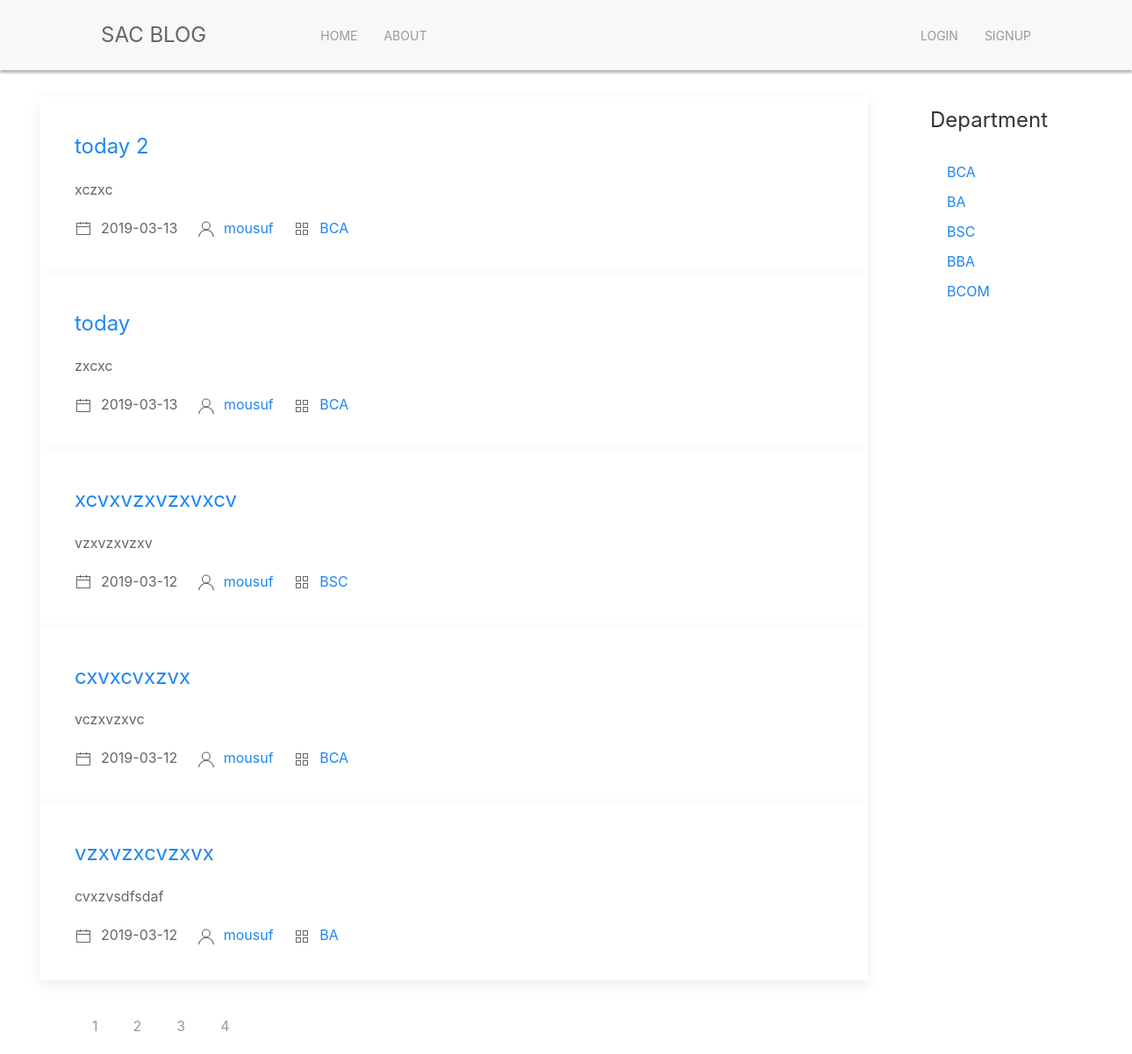
The page / on the database its author committed.
### tables this page shows
CREATE TABLE `posts` (
  `id` int(11) NOT NULL,
  `title` varchar(200) NOT NULL,
  `short` varchar(300) NOT NULL,
  `body` text NOT NULL,
  `date` date NOT NULL,
  `author` varchar(100) NOT NULL,
  `category` varchar(30) NOT NULL
);

CREATE TABLE `category` (
  `id` int(11) NOT NULL,
  `name` varchar(30) NOT NULL
);

### index.php (the view, shortened to what this page needs)
<?php
    include_once ('header.php');
?>
<div class="uk-container main-section">
    <div class="post-area">
        <?php
            $q="SELECT * FROM posts ORDER BY date desc";
            $rpp=5;
            $res=$con->query($q);
            $rows=$res->num_rows;
            if($res->num_rows>0){
                if(!isset($_GET["page"])){
                    $page=1;
                }
                else{
                    $page=$_GET["page"];
                }
                $sln=($page-1)*$rpp;
                $qu="SELECT * FROM posts ORDER BY id desc LIMIT ".$sln.",".$rpp;
                $results=$con->query($qu);
                while($data=$results->fetch_array()){
                    ?>
                        <div>
                            <div class="uk-card uk-card-default">
                                <div class="uk-card-body">
                                    <h3 class="uk-card-title"><a href="./post.php?id=<?php echo $data["id"]; ?>"><?php echo $data["title"]; ?></a></h3>
                                    <p><?php echo $data["short"]; ?></p>
                                    <span class="uk-margin-small-right" uk-icon="calendar"></span><?php echo $data["date"];?>&nbsp;&nbsp;&nbsp;&nbsp;
                                    <span class="uk-margin-small-right" uk-icon="user"></span><a href="./author.php?name=<?php echo $data["author"]; ?>"><?php echo $data["author"];?></a>&nbsp;&nbsp;&nbsp;&nbsp;
                                    <span class="uk-margin-small-right" uk-icon="thumbnails"></span><a href="./category.php?name=<?php echo $data["category"]; ?>"><?php echo $data["category"];?></a>
                                </div>
                            </div>
                        </div>
                    <?php
                }
                $nop=ceil($rows/$rpp);
                echo "<ul class=\"uk-pagination uk-flex-right uk-margin-medium-top uk-margin-medium-left\" uk-margin>";
                for($page=1;$page<=$nop;$page++){
                    if(!isset($_GET['page'])){
                        echo '<li class=\"uk-active\"><a href="index.php?page='.$page.'">'.$page.'</a></li>';
                    }
                    else if($page==$_GET["page"]){
                        echo '<li class=\"uk-active\"><a href="index.php?page='.$page.'">'.$page.'</a></li>';
                    }
                    else
                        echo '<li><a href="index.php?page='.$page.'">'.$page.'</a></li>';
                }
                echo "</ul>";
            }
            else{
                echo "<h3>No posts available</h3>";
            }
        ?>
    </div>
    <div class="sidebar" style="position: relative;">
        <h3 class="title">Department</h3>
        <ul class="uk-list uk-margin-large-left">
        <?php
            $q="SELECT name from category";
            $re=$con->query($q);
            while($cat=$re->fetch_array()){
                echo "<li><a href='./category.php?name={$cat["name"]}'>".$cat["name"]."</a></li>";
            }
        ?>
        </ul>
    </div>
</div>
<?php
    include_once ('footer.php');
?>

### header.php (shortened to what this page needs)
<!doctype html>
<html lang="en">
<head>
    <link rel="stylesheet" href="./css/uikit.min.css">
    <link rel="stylesheet" href="./css/uikit-rtl.min.css">
    <link rel="stylesheet" href="./css/user.css">
</head>
<body>
    <nav class="uk-navbar-container" uk-navbar="mode: click" uk-sticky>
        <div class="uk-navbar-left">
            <a class="uk-navbar-item uk-logo" href="./">SAC BLOG</a>
            <ul class="uk-navbar-nav main-nav">
                <li><a href="./">Home</a></li>
                <li><a href="./about.php">About</a></li>
            </ul>
        </div>
        <div class="uk-navbar-right">
            <ul class="uk-navbar-nav">
                <?php
                    if(isset($_SESSION["username"])) {
                        echo "<li><a href=\"./logout.php\">Logout</a></li>";
                        echo "<li><a href=\"./admin/posts.php\">My Posts</a></li>";
                        echo "<li><a href=\"./admin/addpost.php\">Add Post</a></li>";
                    }
                    else{
                        echo "<li><a href=\"./login.php\">Login</a></li>";
                        echo "<li><a href=\"./signup.php\">SignUp</a></li>";
                    }
                ?>
            </ul>
        </div>
    </nav>

### footer.php
</body>
</html>

### css/user.css (style rules this page uses)
* { padding: 0; margin: 0; box-sizing: border-box; }
.uk-logo { margin: auto 100px; }
.uk-navbar-container { box-shadow: 0px 3px 3px rgba(0,0,0,0.3); }
.uk-navbar-right { margin-right: 100px; }
.main-section { display: flex; width: 100%; margin-top: 30px; }
.post-area { width: 80%; border-radius: 6px; }
.sidebar { margin-left: 20px; width: 20%; border-radius: 6px; }
.sidebar .title { padding: 10px; text-align: center; }

### rows shown on the page
posts: title "today 2", short "xczxc", date "2019-03-13", author "mousuf", category "BCA"
posts: title "today", short "zxcxc", date "2019-03-13", author "mousuf", category "BCA"
posts: title "xcvxvzxvzxvxcv", short "vzxvzxvzxv", date "2019-03-12", author "mousuf", category "BSC"
posts: title "cxvxcvxzvx", short "vczxvzxvc", date "2019-03-12", author "mousuf", category "BCA"
posts: title "vzxvzxcvzxvx", short "cvxzvsdfsdaf", date "2019-03-12", author "mousuf", category "BA"
category: name "BCA"
category: name "BA"
category: name "BSC"
category: name "BBA"
category: name "BCOM"
